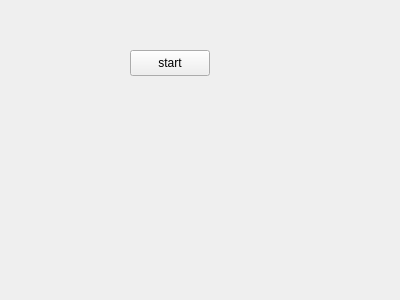
<?xml version="1.0" encoding="UTF-8"?>
<ui version="4.0">
 <class>StartWidget</class>
 <widget class="QWidget" name="StartWidget">
  <property name="geometry">
   <rect>
    <x>0</x>
    <y>0</y>
    <width>400</width>
    <height>300</height>
   </rect>
  </property>
  <property name="windowTitle">
   <string>Form</string>
  </property>
  <widget class="QPushButton" name="start_button">
   <property name="geometry">
    <rect>
     <x>130</x>
     <y>50</y>
     <width>80</width>
     <height>26</height>
    </rect>
   </property>
   <property name="text">
    <string>start</string>
   </property>
  </widget>
 </widget>
 <resources/>
 <connections/>
</ui>
